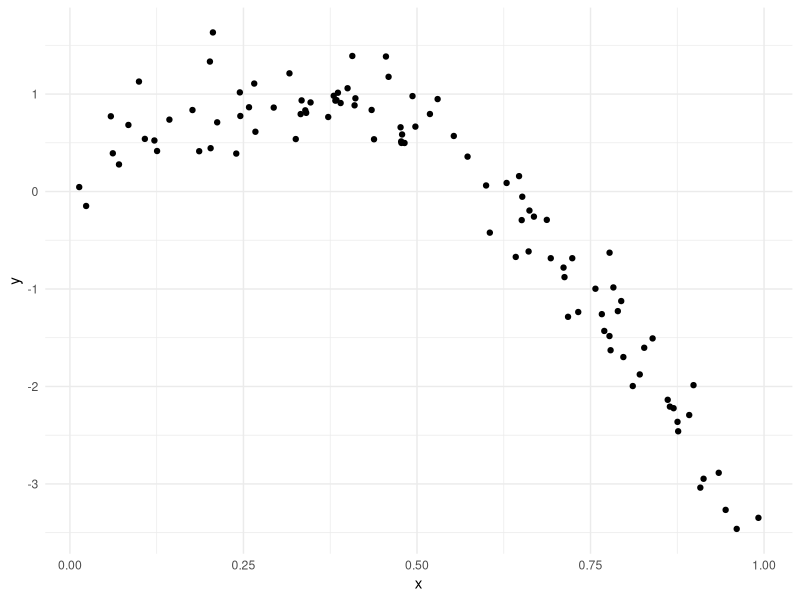
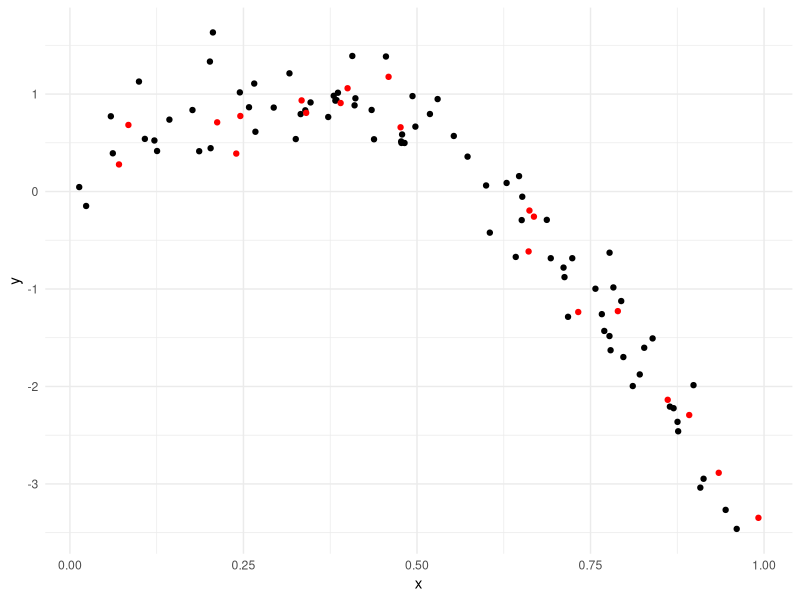
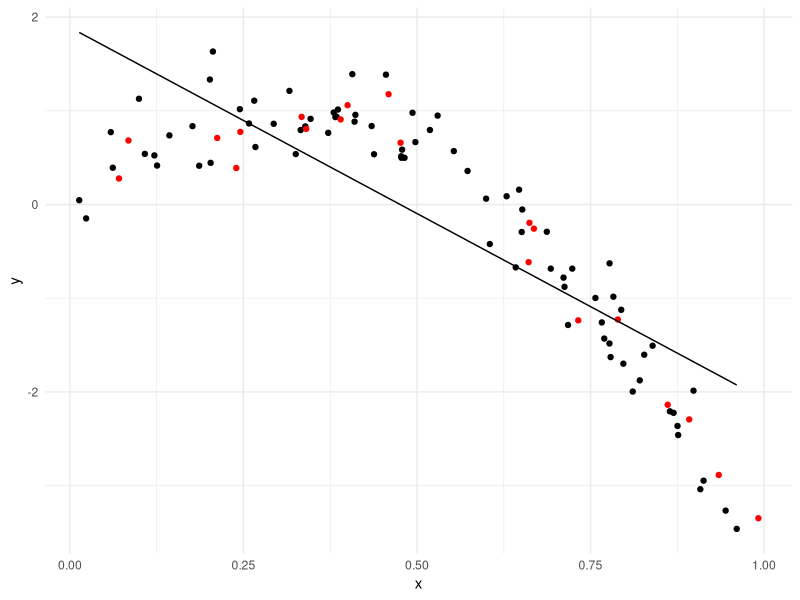
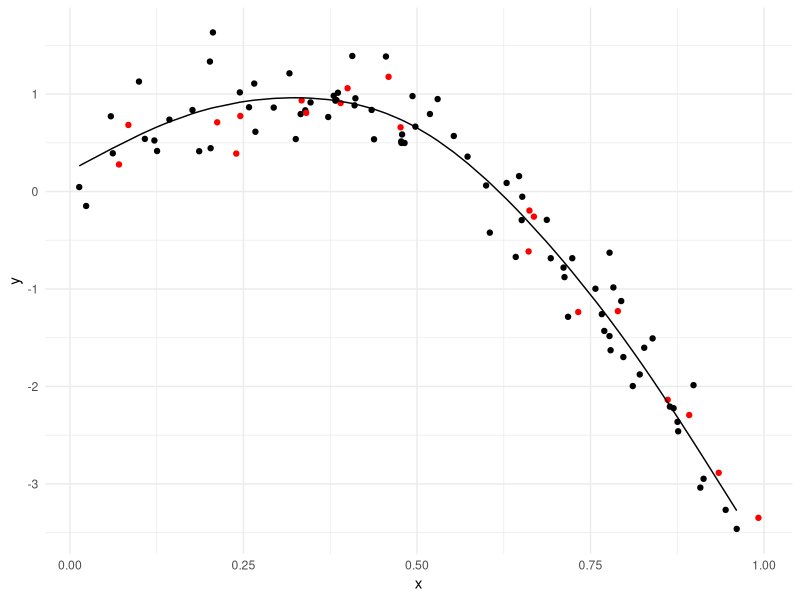
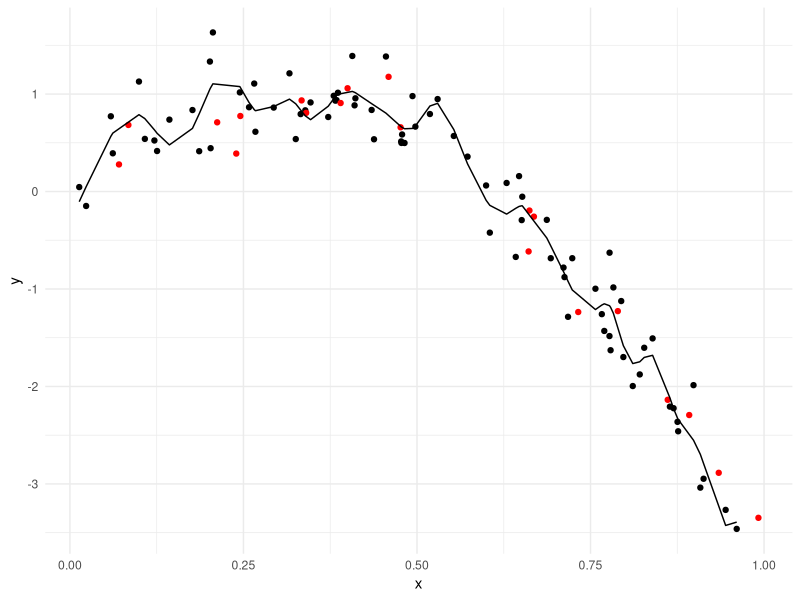
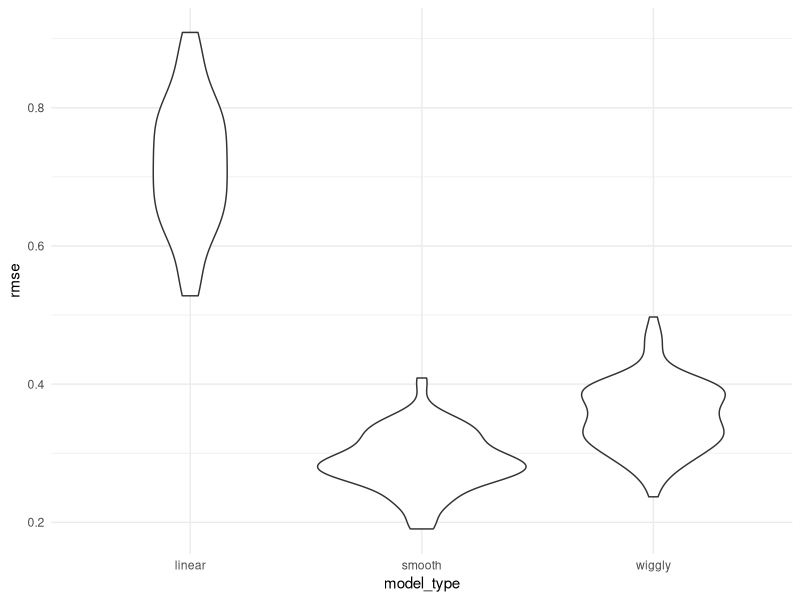

Write R code to recreate these figures, in order.
## ---- chunk 1
library(tidyverse)
library(modelr)

set.seed(1)

knitr::opts_chunk$set(
  fig.width = 6,
  fig.asp = .6,
  out.width = "90%"
)

theme_set(theme_minimal() + theme(legend.position = "bottom"))

options(
  ggplot2.continuous.colour = "viridis",
  ggplot2.continuous.fill = "viridis"
)

scale_colour_discrete = scale_colour_viridis_d
scale_fill_discrete = scale_fill_viridis_d
## ---- chunk 2
nonlin_df = 
  tibble(
    id = 1:100,
    x = runif(100, 0, 1),
    y = 1 - 10 * (x - .3) ^ 2 + rnorm(100, 0, .3)
  )

nonlin_df |> 
  ggplot(aes(x = x, y = y)) + 
  geom_point()
## ---- chunk 3
train_df = sample_n(nonlin_df, 80)
test_df = anti_join(nonlin_df, train_df, by = "id")
## ---- chunk 4
train_df |> 
  ggplot(aes(x = x, y = y)) +
  geom_point() +
  geom_point(data = test_df, color = "red")
## ---- chunk 5
linear_mod = lm(y ~ x, data = train_df)
smooth_mod = mgcv::gam(y ~ s(x), data = train_df)
wiggly_mod = mgcv::gam(y ~ s(x, k = 30, sp = 10e-6), data = train_df)
## ---- chunk 6
# linear 

train_df |> 
  modelr::add_predictions(linear_mod) |> 
  ggplot(aes(x = x, y = y)) +
  geom_point() +
  geom_point(data = test_df, color = "red") +
  geom_line(aes(y = pred))

# smooth

train_df |> 
  modelr::add_predictions(smooth_mod) |> 
  ggplot(aes(x = x, y = y)) +
  geom_point() +
  geom_point(data = test_df, color = "red") +
  geom_line(aes(y = pred))

# wiggly

train_df |> 
  modelr::add_predictions(wiggly_mod) |> 
  ggplot(aes(x = x, y = y)) +
  geom_point() +
  geom_point(data = test_df, color = "red") +
  geom_line(aes(y = pred))
## ---- chunk 7
rmse(linear_mod, train_df)
rmse(smooth_mod, train_df)
rmse(wiggly_mod, train_df) # lowest = best

rmse(linear_mod, test_df)
rmse(smooth_mod, test_df) # lowest = best
rmse(wiggly_mod, test_df)
## ---- chunk 8
cv_df =
  nonlin_df |> 
  crossv_mc(n = 100) |> 
  mutate(
    train = map(train, as_tibble),
    test = map(test, as_tibble)
  )
## ---- chunk 9
cv_df |> pull(train) |> nth(1) |> as_tibble()
## ---- chunk 10
lin_mod_funct = function(df) {
  lm(y ~ x, data = df)
}

# mutate(linear_fit = map(train, lin_mod_funct))
## ---- chunk 11
cv_restults =
  cv_df |> 
  mutate(
    linear_fit = map(train, \(df) lm(y ~ x, data = df)),
    smooth_fit = map(train, \(df) mgcv::gam(y ~ s(x), data = df)),
    wiggly_fit = map(train, \(df) mgcv::gam(y ~ s(x, k = 30, sp = 10e-6), data = df))
  ) |> 
  mutate(
    rmse_linear = map2_dbl(linear_fit, test, \(mod, df) rmse(mod, df)),
    rmse_smooth = map2_dbl(smooth_fit, test, \(mod, df) rmse(mod, df)),
    rmse_wiggly = map2_dbl(wiggly_fit, test, \(mod, df) rmse(mod, df))
  )
## ---- chunk 12
cv_restults |> 
  select(starts_with("rmse")) |> 
  pivot_longer(
    everything(),
    names_to = "model_type",
    values_to = "rmse",
    names_prefix = "rmse_"
  ) |> 
  group_by(model_type) |> 
  summarise(m_rmse = mean(rmse)) 

cv_restults |> 
  select(starts_with("rmse")) |> 
  pivot_longer(
    everything(),
    names_to = "model_type",
    values_to = "rmse",
    names_prefix = "rmse_"
  ) |> 
  ggplot(aes(x = model_type, y = rmse)) +
  geom_violin()
